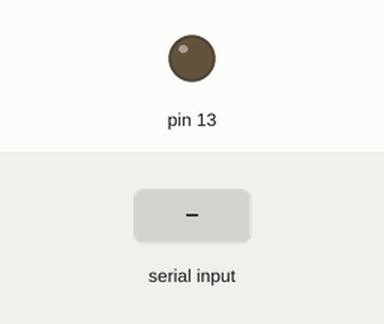
This sketch was run on a simulated Arduino Uno, built with avr-gcc and run on an emulated ATmega328P. On the bench: output pins drawn as LEDs (lit = HIGH). The test bench sets the inputs (shaded band).

Above: at 1.2 s.
1.3 s: "1" received over Serial
At 2.5 s:
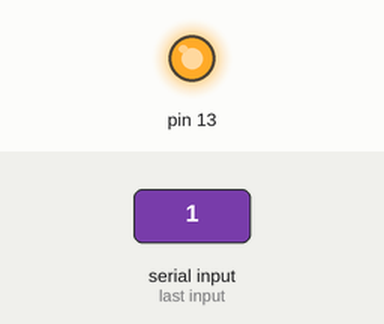
2.8 s: "2" received over Serial
At 3.7 s:
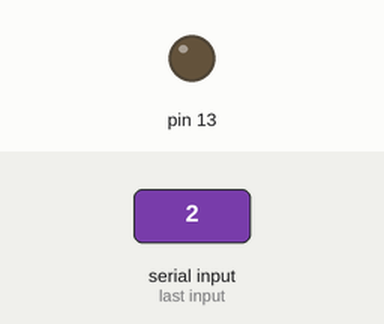
Timing chart, 0 to 5.8 s (numbered marks = the images above; inputs shaded):
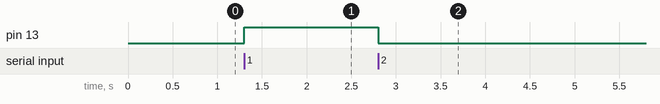

The sketch:

main.ino
```cpp
#include <ArduinoJson.h>

char data;

void setup() {

  pinMode(13, OUTPUT);

  Serial.begin(9600);
  while (!Serial) {
    // wait serial port initialization
  }

}

void loop() {

  //  StaticJsonBuffer<200> jsonBuffer;
  //
  //  JsonObject& root = jsonBuffer.createObject();
  //
  //  root["sensor"] = "gps";
  //  root["time"] = 1351824120;
  //  root.printTo(Serial);
  //delay importante
  //delay(2000);

  if (Serial.available()) {
    data = Serial.read();
    if (data == '1') {
      digitalWrite(13, HIGH);
    } else if (data == '2') {
      digitalWrite(13, LOW);
    }
  }

}
```

Measured:
- after the input at 1.3 s, pin 13: LOW → HIGH at once
- after the input at 2.8 s, pin 13: HIGH → LOW at once
